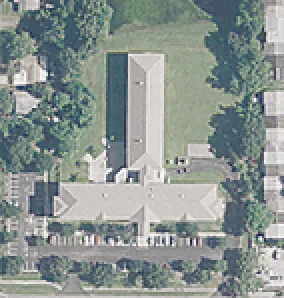
#> input picture test/T_2_36.png, 142 x 149 px, found by its file name (shown 2 times larger)
$ python detectvegetation.py
#> lines starting #> are read from the running program, lines starting #| are printed output that depends on the picture; after the words box and inside, x2 and y2 are one past the last pixel; in counts of white or black regions, pixels touching at a corner belong together
### src/utils.py
import cv2 as cv
import numpy as np
from matplotlib import pyplot as plt
from collections import defaultdict

def show_image(img, label='image'):
	cv.imshow(label, img)
	cv.waitKey(0)

# smoothing using filter
# [10 lines left out: function smooth, not called in this run]

# return the mode pixel of the image
def get_mode(img, xdim, ydim):
	# split into color channels
	[B,G,R] = cv.split(img)
	blue = B.astype(float)
	green = G.astype(float)
	red = R.astype(float)

  	# count the number of times each triple shows up
	d = defaultdict(int)
	for i in range(xdim):
		for j in range(ydim):
			d[(B[i,j], G[i,j], R[i,j])] += 1

	# return the triple which shows up most often
	maxval = 0
	returnval = (0,0,0)
	for k,v in d.items():
		if v > maxval:
			returnval = k
			maxval = v
	return returnval

# [6 lines left out: function plot_histogram, not called in this run]
plt.show()

### src/detectvegetation.py

""" Performs vegetation detection on pixels and sets
    vegetation pixels to background.
"""
import sys
sys.path.append('/usr/local/lib/python3.7/site-packages')
import cv2 as cv
import numpy as np
import utils

def detect(img, xdim, ydim):
	# convert to grayscale
	gray = cv.cvtColor(img,cv.COLOR_BGR2GRAY)
	utils.show_image(gray, 'gray')

	# threshold to convert to binary image
	ret, thresh = cv.threshold(gray,0,255,cv.THRESH_BINARY_INV+cv.THRESH_OTSU)
	utils.show_image(thresh, 'threshold')

	# erode image to isolate the sure foreground
	kernel = np.ones((3,3),np.uint8)
	opening = cv.morphologyEx(thresh,cv.MORPH_OPEN, kernel, iterations=3)
	utils.show_image(opening, 'opening')

	# get the median pixel value (should be background)
	mode = utils.get_mode(img, xdim, ydim)

	# replace the foreground (trees) with the median pixel
	for i in range(xdim):
		for j in range(ydim):
    		# if it's white in the eroded image, then it's vegetation
			if opening[i,j] == 255:
    			# set to black
				img[i,j] = mode

	utils.show_image(img, 'color-overlay')
	return img

	# [11 lines of commented-out code are left out]

if __name__ == "__main__":
    img = cv.imread('../data/T_2_36.png')
#> img is the input picture: shape (149, 142, 3); mean B, G, R 144.3, 148.2, 138.3
    detect(img,148,141)
#> in detect, `gray = cv.cvtColor(img,cv.COLOR_BGR2GRAY)`:
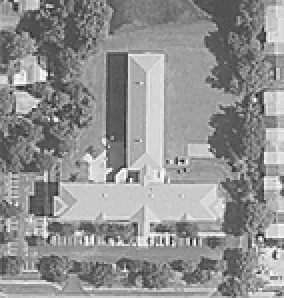
#> gray: shape (149, 142) (shown 2 times larger); min 27, max 248, mean 144.8
#> in detect, `ret, thresh = cv.threshold(gray,0,255,cv.THRESH_BINARY_INV+cv.THRESH_O..`:
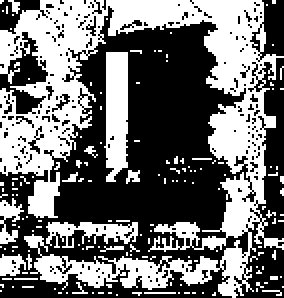
#> thresh: shape (149, 142) (shown 2 times larger); 44% white; 156 white regions (149 under 20 px), largest, box (x1, y1, x2, y2) and area: (0, 0, 142, 149) 7548, (52, 26, 64, 91) 650, (23, 111, 69, 124) 316
#> in detect, `ret, thresh = cv.threshold(gray,0,255,cv.THRESH_BINARY_INV+cv.THRESH_O..`: ret = 140
#> in detect, `opening = cv.morphologyEx(thresh,cv.MORPH_OPEN, kernel, iterations=3)`:
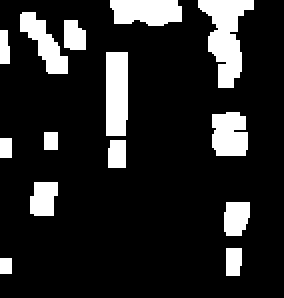
#> opening: shape (149, 142) (shown 2 times larger); 15.1% white; 14 white regions, largest, box (x1, y1, x2, y2) and area: (99, 0, 127, 44) 637, (53, 26, 64, 68) 454, (55, 0, 91, 13) 402
#> in get_mode, `[B,G,R] = cv.split(img)`:
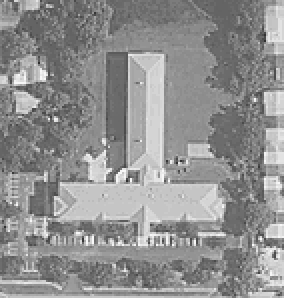
#> B: shape (149, 142) (shown 2 times larger); min 48, max 247, mean 144.3
#> in get_mode, `[B,G,R] = cv.split(img)`:
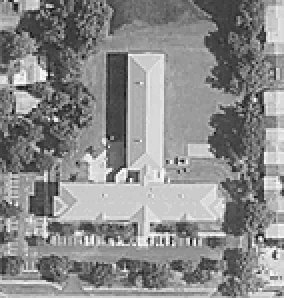
#> R: shape (149, 142) (shown 2 times larger); min 15, max 248, mean 138.3
#> in detect, `mode = utils.get_mode(img, xdim, ydim)`: mode = (197, 200, 203)
#> after the loop in detect, `for i in range(xdim):`:
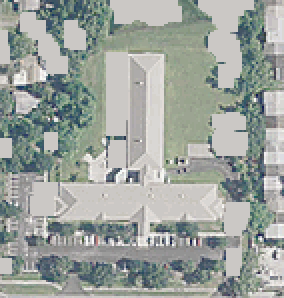
#> img: shape (149, 142, 3) (shown 2 times larger); 15.12% of pixels changed, all inside (x1, y1, x2, y2) = (0, 0, 127, 138)

$ run again, with test/E_2_86.png copied over test/T_2_36.png
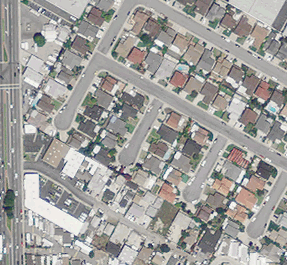
#> input picture test/E_2_86.png, 287 x 265 px, found by its file name
#> img is the input picture: shape (265, 287, 3); mean B, G, R 155.1, 158.3, 159.7
#> in detect, `ret, thresh = cv.threshold(gray,0,255,cv.THRESH_BINARY_INV+cv.THRESH_O..`:
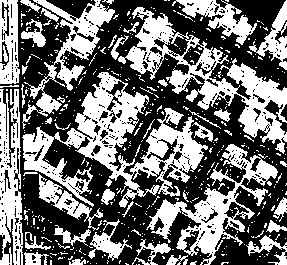
#> thresh: shape (265, 287); 44.1% white; 493 white regions (444 under 20 px), largest, box (x1, y1, x2, y2) and area: (22, 72, 208, 208) 8093, (118, 7, 287, 154) 5960, (146, 144, 278, 265) 4155
#> ret = 154
#> opening: shape (265, 287); 15.1% white; 61 white regions, largest, box (x1, y1, x2, y2) and area: (243, 68, 287, 104) 735, (112, 94, 144, 133) 546, (84, 83, 112, 118) 501
#> mode = (163, 164, 164)
#> after the loop in detect, `for i in range(xdim):`:
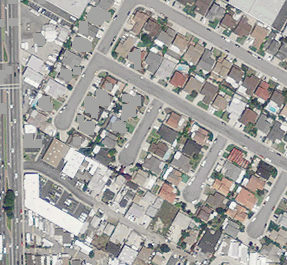
#> img: shape (265, 287, 3); 4.31% of pixels changed, all inside (x1, y1, x2, y2) = (0, 0, 141, 148)

$ run again, with test/P_3_05.png copied over test/T_2_36.png
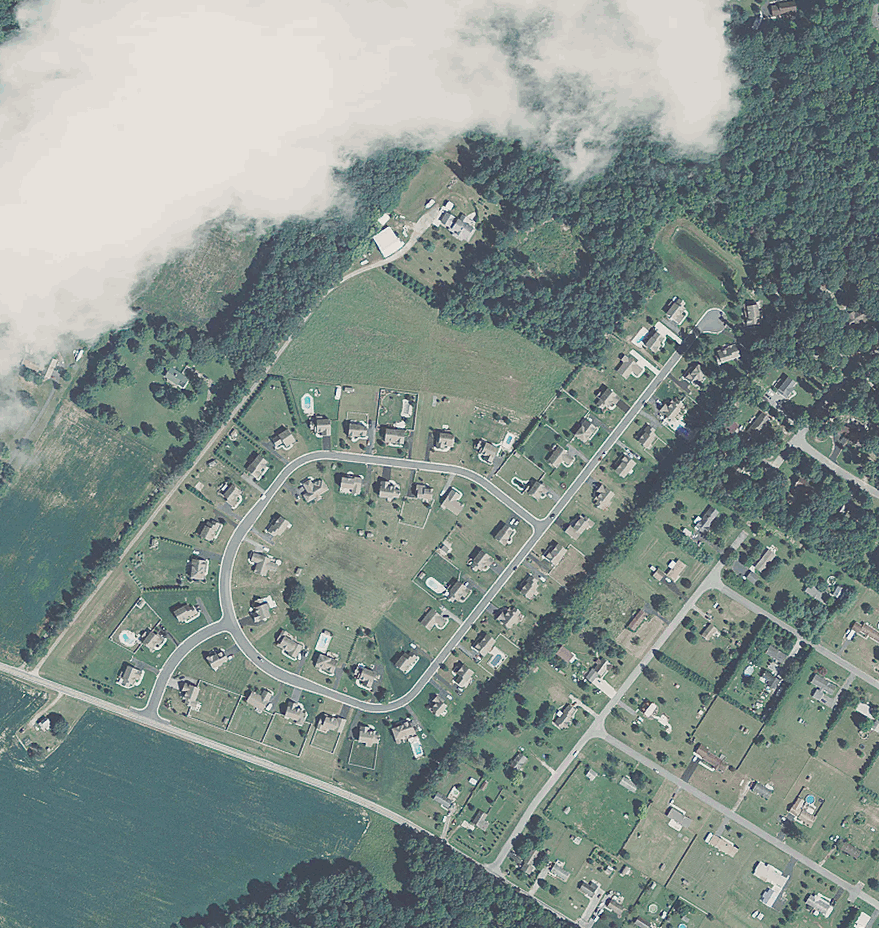
#> input picture test/P_3_05.png, 879 x 928 px, found by its file name
#> img is the input picture: shape (928, 879, 3); mean B, G, R 139.5, 144.7, 131.6
#> in detect, `ret, thresh = cv.threshold(gray,0,255,cv.THRESH_BINARY_INV+cv.THRESH_O..`:
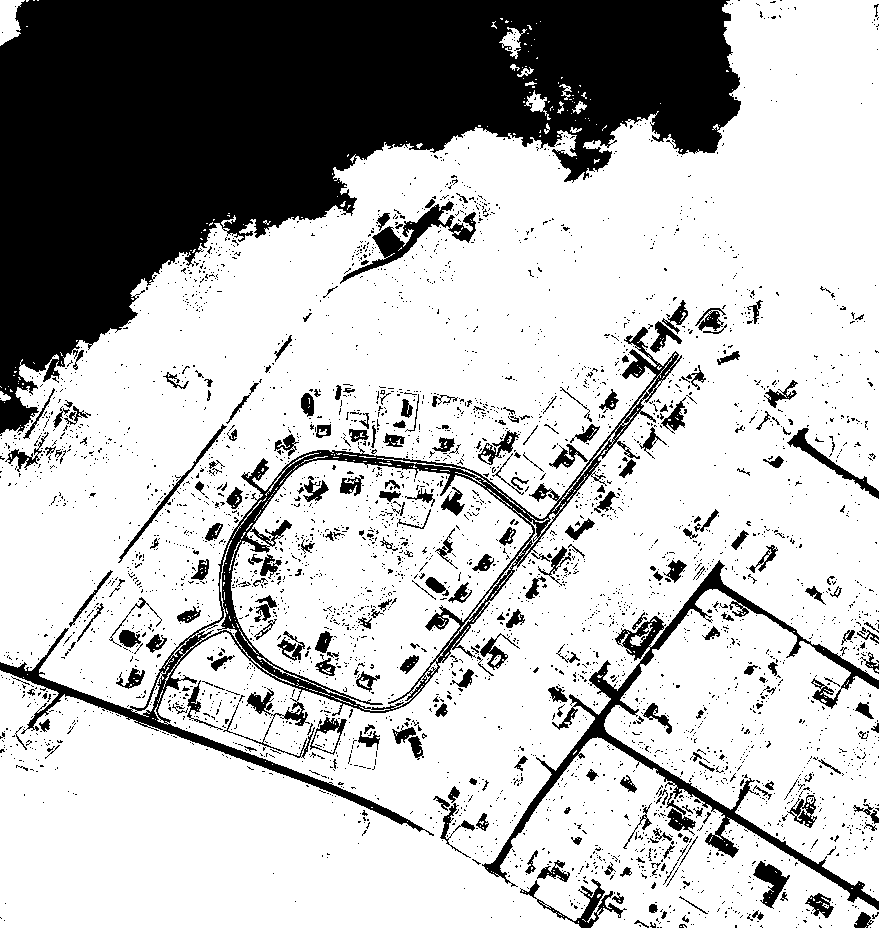
#> thresh: shape (928, 879); 72.8% white; 3918 black regions (3649 under 20 px), largest, box (x1, y1, x2, y2) and area: (0, 0, 741, 436) 152480, (0, 327, 682, 836) 17373, (482, 560, 879, 910) 10197
#> ret = 159
#> opening: shape (928, 879); 64.7% white; 769 black regions (653 under 20 px), largest, box (x1, y1, x2, y2) and area: (0, 0, 745, 479) 161873, (0, 297, 734, 836) 66677, (433, 553, 879, 928) 30790
#> mode = (215, 221, 226)
#> after the loop in detect, `for i in range(xdim):`:
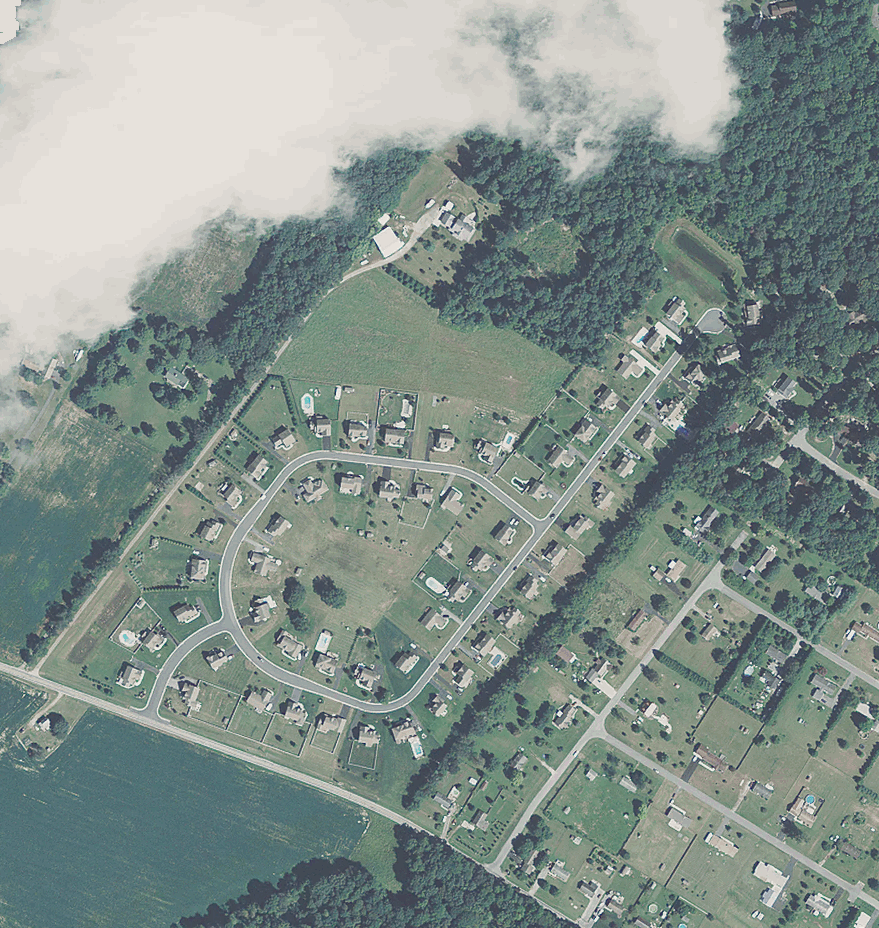
#> img: shape (928, 879, 3); 0.09% of pixels changed, all inside (x1, y1, x2, y2) = (0, 0, 21, 44)
